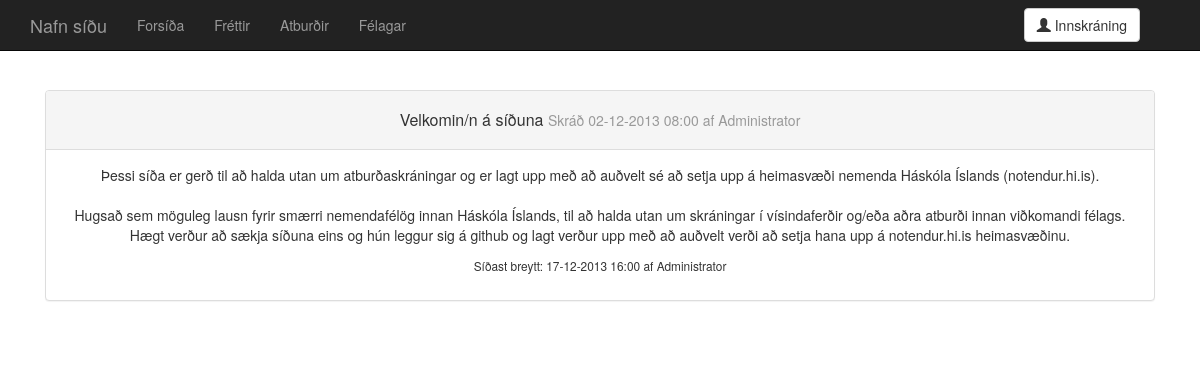
Page /news.single.php?id=1 on the earlier database version.
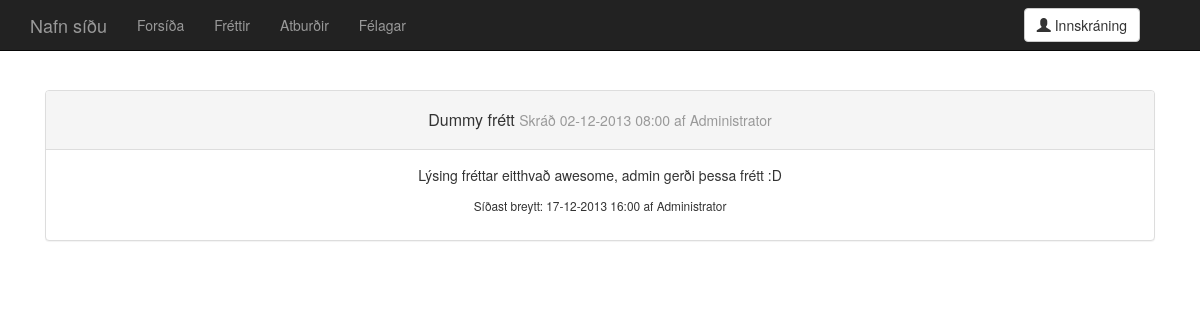
Same page on the later database version.
### tables this page shows
CREATE TABLE 'news' (
  'news_id' integer NOT NULL,
  'title' text,
  'description' text,
  'date_created' integer,
  'date_edited' integer,
  'creator' integer,
  'last_editor' integer,
  PRIMARY KEY ('news_id')
);

CREATE TABLE 'users' (
  'user_id' integer NOT NULL,
  'name' text,
  'post' text NOT NULL UNIQUE,
  'pass' text,
  'privileges' numeric,
  PRIMARY KEY ('user_id')
);

### php/utils.php (called while the page is built, shortened)
<?php
function intGET($name) {
  if (filter_has_var(INPUT_GET, $name) !== False && filter_input(INPUT_GET, $name, FILTER_VALIDATE_INT) !== False) {
    return filter_input(INPUT_GET, $name, FILTER_SANITIZE_NUMBER_INT);
  }
  return 0;
}
?>

### news.single.php (the view, shortened to what this page needs)
<?php
require_once "php/head.php";
?>
<!DOCTYPE html>
<html lang="is">
  <head>
    <link href="dist/css/bootstrap.css" rel="stylesheet">
    <link href="css/main.css" rel="stylesheet">
  </head>
  <body>
<?php
require_once "parts/navbar.php";
?>
    <div class="container">
      <div class="starter-template">
 <?php
$active_id =intGET("id");
$result = $db->query("SELECT news_id,title,description,date_created,date_edited,creator,last_editor FROM news WHERE news_id = $active_id;");
foreach($result as $row_data) {
  $title = $row_data["title"];
  $date_created = date("d-m-Y H:i", $row_data["date_created"]);
  $date_edited = date("d-m-Y H:i", $row_data["date_edited"]);
  $description = nl2br($row_data["description"]);
  $creator_id = $row_data["creator"];
  $editor_id = $row_data["last_editor"];
  $creator_statement = $db->prepare("SELECT name FROM users WHERE user_id = :user_id");
  $creator_statement->execute(array('user_id' => $creator_id));
  $creator_name_result = $creator_statement->fetchAll();
  $creator_name = $creator_name_result[0]["name"];
  $editor_statement = $db->prepare("SELECT name FROM users WHERE user_id = :user_id");
  $editor_statement->execute(array('user_id' => $editor_id));
  $editor_result = $editor_statement->fetchAll();
  $editor_name = $editor_result[0]["name"];
  $changebutton = "";
  echo <<<_END
      <div class="panel-group" id="accordion">
        <div class="panel panel-default">
          <div class="panel-heading">
          <h3 class="panel-title">
            <p class="accordion-toggle" id="single_news" data-parent="#accordion" href="#collapse">
              $title <small>Skráð $date_created af $creator_name</small>
            </p>
          </h3>
          </div>
          <div id="collapse" class="panel-collapse collapse.in">
            <div class="panel-body">
              <p>
              $description
              </p>
              <p>
              <small>Síðast breytt: $date_edited af $editor_name</small>
              </p>
              $changebutton
            </div>
          </div>
        </div>
      </div>
_END;
}
?>
    </div>
  </body>
</html>

Differences in the rows shown:
changed news "Administrator": title "Velkomin/n á síðuna" → "Dummy frétt"; description "Þessi síða er gerð til að halda utan um atburðaskráningar og er lagt upp með að auðvelt sé að setja upp á heimasvæði nemenda Háskóla Íslands (notendur.hi.is). Hugsað sem möguleg lausn fyrir smærri nemendafélög innan Háskóla Íslands, til að halda utan um skráningar í vísindaferðir og/eða aðra atburði innan viðkomandi félags. Hægt verður að sækja síðuna eins og hún leggur sig á github og lagt verður upp með að auðvelt verði að setja hana upp á notendur.hi.is heimasvæðinu." → "Lýsing fréttar eitthvað awesome, admin gerði þessa frétt :D"
